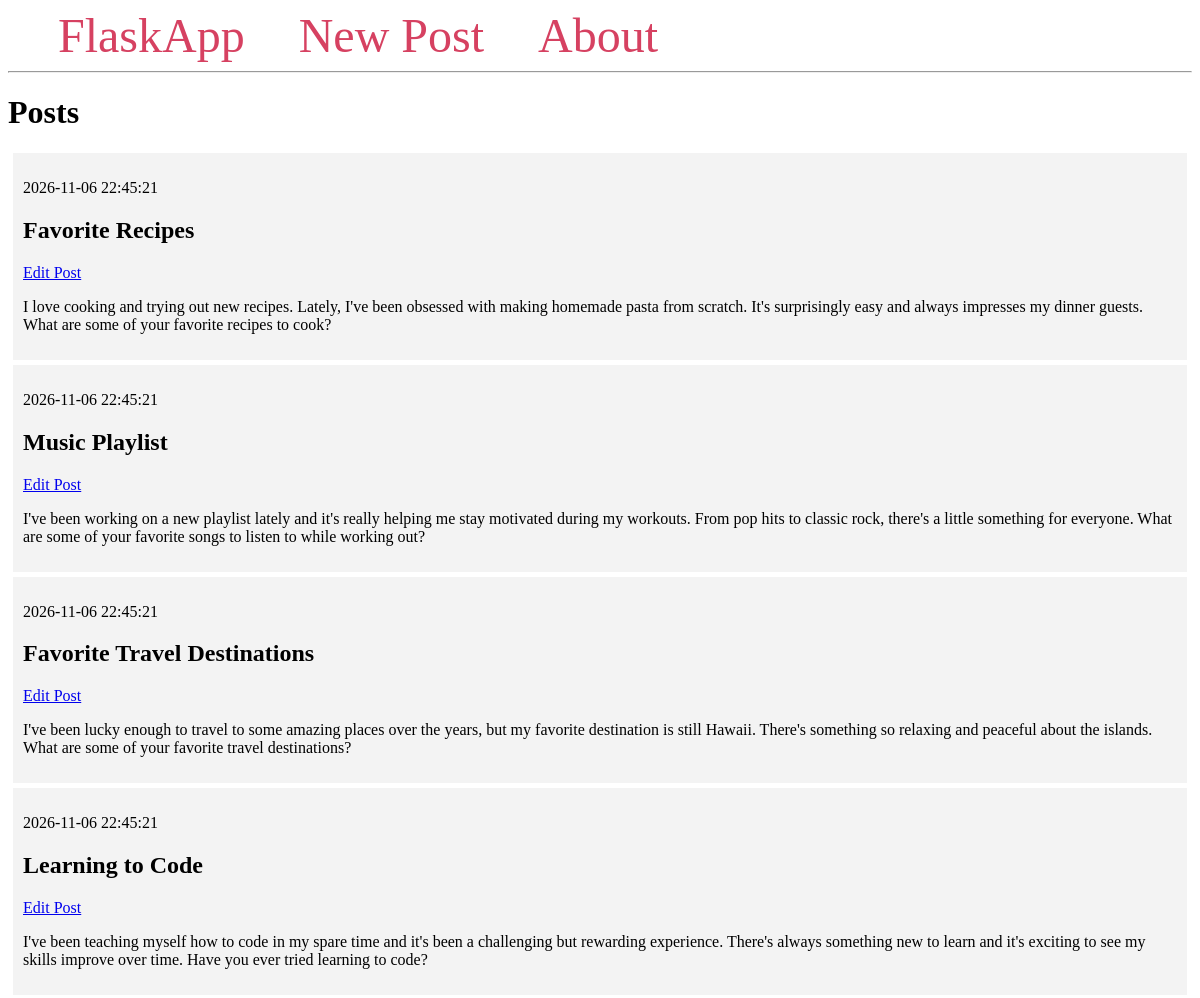
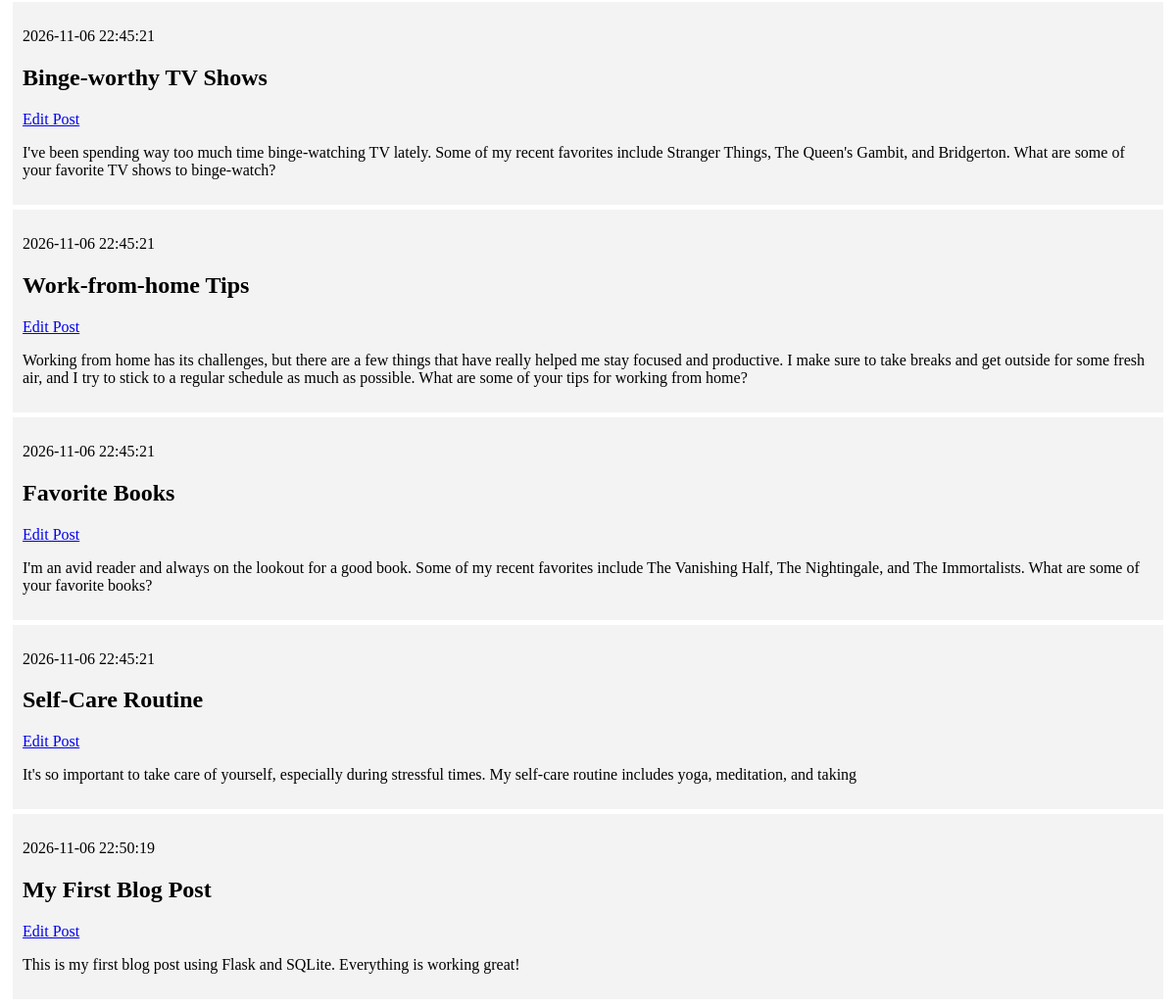
The page / on the database its author committed (2 pictures, top to bottom).
### tables this page shows
CREATE TABLE posts (
    id INTEGER PRIMARY KEY AUTOINCREMENT,
    created TIMESTAMP NOT NULL DEFAULT CURRENT_TIMESTAMP,
    title TEXT NOT NULL,
    content TEXT NOT NULL
);

### app.py (the view)
@app.route('/')
def index():
    conn = get_db_connection()
    posts = conn.execute('SELECT * FROM posts').fetchall()
    conn.close()
    return render_template('index.html', posts=posts)

### app.py (called while the page is built)
def get_db_connection():
    conn = sqlite3.connect('database.db')
    conn.row_factory = sqlite3.Row
    return conn

### templates/index.html
{% extends 'base.html' %}
{% block content %}
    <h1>{% block title %} Posts {% endblock %}</h1>
    {% for post in posts %}
        <div class='post'>
            <p>{{ post['created'] }}</p>
            <h2>{{ post['title'] }}</h2>
            <a href="{{ url_for('edit', id=post['id']) }}">Edit Post</a>
            <p>{{ post['content'] }}</p>
        </div>
    {% endfor %}
{% endblock %}

### templates/base.html (shortened to what this page needs)
<!DOCTYPE html>
<html lang="en">
<head>
</head>
<body>
    <nav>
        <a href="{{ url_for('index') }}">FlaskApp</a>
        <a href="{{ url_for('create') }}">New Post</a>
        <a href="#">About</a>
    </nav>
    <hr>
    <div class="content">
        {% block content %} {% endblock %}
    </div>
</body>
</html>

### templates/base.html (style rules this page uses)
.post { padding: 10px; margin: 5px; background-color: #f3f3f3 }
nav a { color: #d64161; font-size: 3em; margin-left: 50px; text-decoration: none; }

### rows shown on the page
posts: created "2026-11-06 22:45:21", title "Favorite Recipes", content "I love cooking and trying out new recipes. Lately, I've been obsessed with making homemade pasta from scratch. It's surprisingly easy and always impresses my dinner guests. What are some of your favorite recipes to cook?"
posts: created "2026-11-06 22:45:21", title "Music Playlist", content "I've been working on a new playlist lately and it's really helping me stay motivated during my workouts. From pop hits to classic rock, there's a little something for everyone. What are some of your favorite songs to listen to while working out?"
posts: created "2026-11-06 22:45:21", title "Favorite Travel Destinations", content "I've been lucky enough to travel to some amazing places over the years, but my favorite destination is still Hawaii. There's something so relaxing and peaceful about the islands. What are some of your favorite travel destinations?"
posts: created "2026-11-06 22:45:21", title "Learning to Code", content "I've been teaching myself how to code in my spare time and it's been a challenging but rewarding experience. There's always something new to learn and it's exciting to see my skills improve over time. Have you ever tried learning to code?"
posts: created "2026-11-06 22:45:21", title "Binge-worthy TV Shows", content "I've been spending way too much time binge-watching TV lately. Some of my recent favorites include Stranger Things, The Queen's Gambit, and Bridgerton. What are some of your favorite TV shows to binge-watch?"
posts: created "2026-11-06 22:45:21", title "Work-from-home Tips", content "Working from home has its challenges, but there are a few things that have really helped me stay focused and productive. I make sure to take breaks and get outside for some fresh air, and I try to stick to a regular schedule as much as possible. What are some of your tips for working from home?"
posts: created "2026-11-06 22:45:21", title "Favorite Books", content "I'm an avid reader and always on the lookout for a good book. Some of my recent favorites include The Vanishing Half, The Nightingale, and The Immortalists. What are some of your favorite books?"
posts: created "2026-11-06 22:45:21", title "Self-Care Routine", content "It's so important to take care of yourself, especially during stressful times. My self-care routine includes yoga, meditation, and taking"
posts: created "2026-11-06 22:50:19", title "My First Blog Post", content "This is my first blog post using Flask and SQLite. Everything is working great!"
